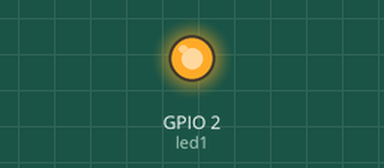
The sketch below on a simulated ESP32. Shown: output pins drawn as LEDs (lit = HIGH).

Above: at 0.1 s.
At 2.15 s:
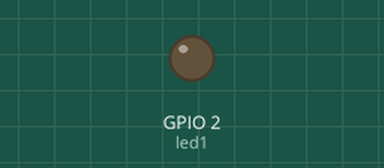
Timing chart, 0 to 3.6 s (numbered marks = the images above):
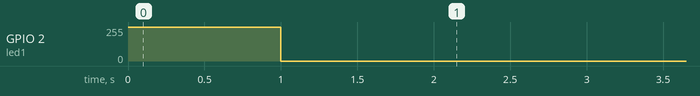

The sketch:

ESP32-PWM-Led.ino
```cpp
//Control de brillo de led usando los pines PWM del ESP32

#include <Arduino.h>

int led1 = 2;//26;
int brillo = 0;
// Características del PWM
const int frecuencia = 1000;
//const int canal = 0; no es nedesario para ESP32 nuevos
const int resolution = 10;

void setup() {
  // Inicializamos las características del PWM
  // ledcSetup(canal, frecuencia, resolution);
  // Definimos que el pin led1 sacara el voltaje
  ledcAttach(led1, frecuencia, resolution);

  // Encendemos y apagamos el led1 para ver si esta conectado.
  // Como la resolución es de 10, 2^10 = 1024; el PWM puede tomar valores desde 0 a 1023.
  ledcWrite(led1, 1023);
  delay(1000);
  ledcWrite(led1, 0);
  delay(1000);

}

void loop() {
  // Incrementamos el brillo de 0 a 255
  for (brillo = 0; brillo <= 1023; brillo += 1) {
    ledcWrite(led1, brillo); // Encendemos el led con la intensidad del brillo
    delay(1);
  }

  // Decrementamos el brillo de 255 a 0
  for (brillo = 1023; brillo >= 0; brillo -= 1) {
    ledcWrite(led1, brillo); // Encendemos el led con la intensidad del brillo
    delay(1);
  }


}
```
